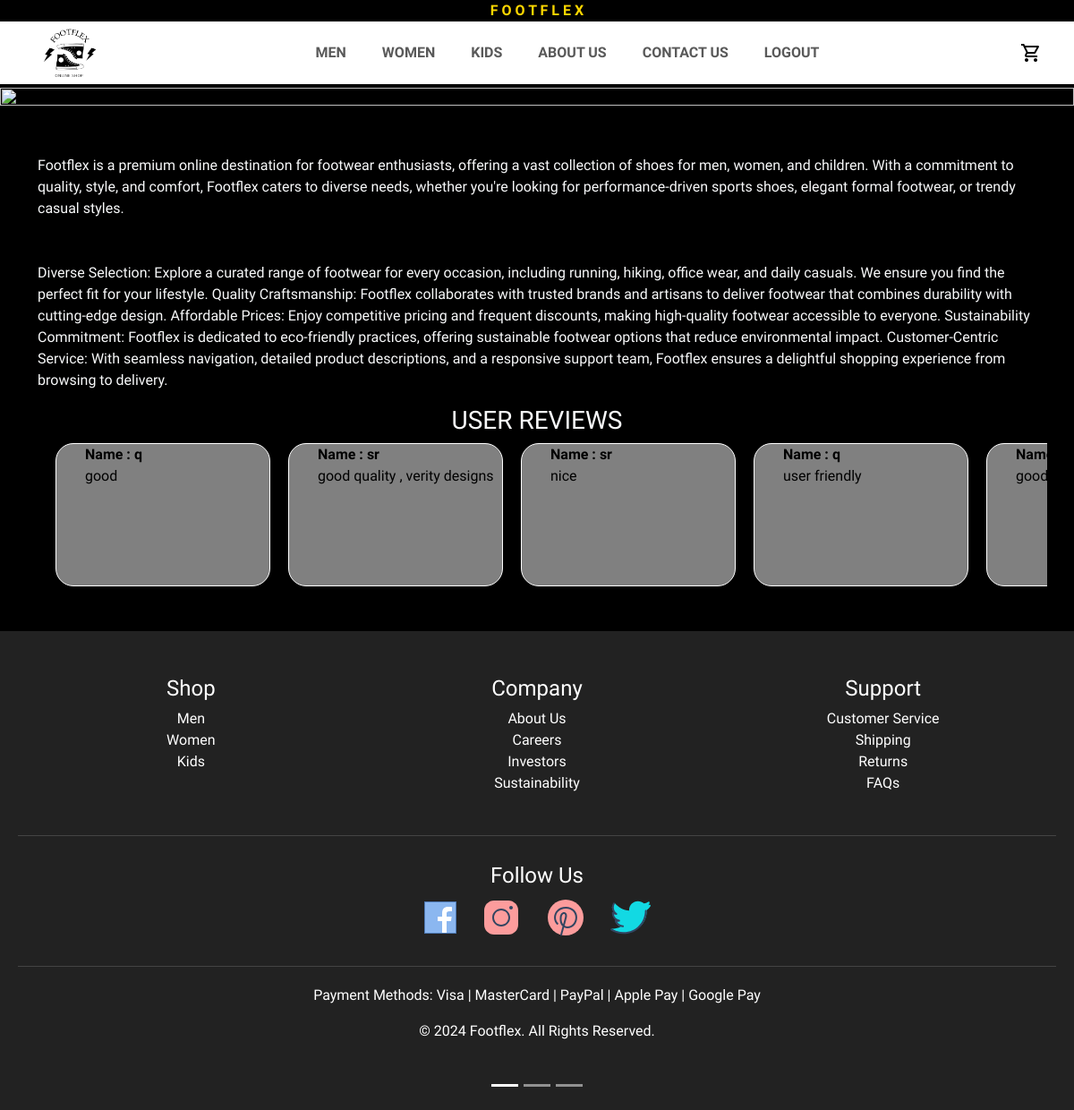
/aboutus (signed in), run on the app's committed database.
### app/models.py (models this page shows)
class Reviews(models.Model):
    user=models.ForeignKey(User,on_delete=models.CASCADE)
    review=models.TextField()

### app/views.py (the view)
# urls.py: path('aboutus',views.aboutus),
def aboutus(req):
    if 'user'in req.session:
        review=Reviews.objects.all()
        return render(req,'user/aboutus.html',{'reviews':review})
    else:
        return redirect(ff_login)

### templates/user/aboutus.html (shortened to what this page needs)
<!DOCTYPE html>
<html lang="en">
<head>
    {% load static %}
    <link href="https://cdn.jsdelivr.net/npm/bootstrap@5.3.3/dist/css/bootstrap.min.css" rel="stylesheet">
</head>
<body>
    <div class="div1"><b>F O O T F L E X</b></div>
    <nav class="navbar navbar-expand-lg mb-1">
        <div class="container-fluid">
            <a class="navbar-brand" href="user_home">
                <img src="{% static 'img/FOOTFLEX.png' %}" alt="" class="navlogo">
            </a>
            <div class="collapse navbar-collapse" id="mynavbar">
                <ul class="navbar-nav justify-content-center w-100">
                    <li class="nav-item">
                        <a class="nav-link navlink ms-4" href="mens"><b>MEN</b></a>
                    </li>
                    <li class="nav-item">
                        <a class="nav-link ms-4" href="women"><b>WOMEN</b></a>
                    </li>
                    <li class="nav-item">
                        <a class="nav-link ms-4" href="kids"><b>KIDS</b></a>
                    </li>
                    <li class="nav-item ms-4">
                        <a class="nav-link" href="aboutus"><b>ABOUT US</b></a>
                    </li>
                    <li class="nav-item ms-4">
                        <a class="nav-link" href="contactus"><b>CONTACT US</b></a>
                    </li>
                    <li class="nav-item ms-4">
                        <a class="nav-link" href="logout"><b>LOGOUT</b></a>
                    </li>
                </ul>
                <form class="d-flex">
                    <a href="../orders"><img src="{% static 'img/delivery_truck_speed_24dp_000000_FILL0_wght400_GRAD0_opsz24.svg' %}" alt="" class="me-4"></a>
                    <a href="view_cart"><img src="{% static 'img/shopping_cart_24dp_000000_FILL0_wght400_GRAD0_opsz24.svg' %}" alt="" class="me-4"></a>
                </form>
            </div>
        </div>
    </nav>
    <div id="demo" class="carousel slide" data-bs-ride="carousel">
        <div class="carousel-indicators">
            <button type="button" data-bs-target="#demo" data-bs-slide-to="0" class="active"></button>
            <button type="button" data-bs-target="#demo" data-bs-slide-to="1"></button>
            <button type="button" data-bs-target="#demo" data-bs-slide-to="2"></button>
        </div>
        <div class=" img-fluid"><img src="{%static 'img/story.png'%}" alt=""  style="width:100%; height: 100%;"></div>
        <div class="container text-light text-left mt-5">Footflex is a premium online destination for footwear enthusiasts, offering a vast collection of shoes for men, women, and children. With a commitment to quality, style, and comfort, Footflex caters to diverse needs, whether you're looking for performance-driven sports shoes, elegant formal footwear, or trendy casual styles.</div>
        <div class="container text-light mt-5"><p>Diverse Selection: Explore a curated range of footwear for every occasion, including running, hiking, office wear, and daily casuals. We ensure you find the perfect fit for your lifestyle.
            Quality Craftsmanship: Footflex collaborates with trusted brands and artisans to deliver footwear that combines durability with cutting-edge design.
            Affordable Prices: Enjoy competitive pricing and frequent discounts, making high-quality footwear accessible to everyone.
            Sustainability Commitment: Footflex is dedicated to eco-friendly practices, offering sustainable footwear options that reduce environmental impact.
            Customer-Centric Service: With seamless navigation, detailed product descriptions, and a responsive support team, Footflex ensures a delightful shopping experience from browsing to delivery.</p></div>
            <h3 class="text-center text-light">USER REVIEWS</h3>
            <div class="container rev">
            {%for review in reviews%}
            <div class="review-box">
                <ul>
                    <li><strong>Name : {{review.user.first_name}}</strong></li>
                    <li><p>{{review.review}}</p></li>
                </ul>
            </div>
            {%endfor%}
        </div>
    <footer style="background-color: #222; color: #fff; padding: 40px 20px; margin-top: 30px;">
        <div style="max-width: 1200px; margin: auto;">
            <div style="display: flex; justify-content: space-between; flex-wrap: wrap; border-bottom: 1px solid #444; padding-bottom: 20px; text-align: center;">
                <div style="flex: 1; margin: 10px;">
                    <h4>Shop</h4>
                    <ul style="list-style: none; padding: 0;">
                        <li><a href="#" style="color: #fff; text-decoration: none;">Men</a></li>
                        <li><a href="#" style="color: #fff; text-decoration: none;">Women</a></li>
                        <li><a href="#" style="color: #fff; text-decoration: none;">Kids</a></li>
                    </ul>
                </div>
                <div style="flex: 1; margin: 10px;">
                    <h4>Company</h4>
                    <ul style="list-style: none; padding: 0;">
                        <li><a href="#" style="color: #fff; text-decoration: none;">About Us</a></li>
                        <li><a href="#" style="color: #fff; text-decoration: none;">Careers</a></li>
                        <li><a href="#" style="color: #fff; text-decoration: none;">Investors</a></li>
                        <li><a href="#" style="color: #fff; text-decoration: none;">Sustainability</a></li>
                    </ul>
                </div>
                <div style="flex: 1; margin: 10px;">
                    <h4>Support</h4>
                    <ul style="list-style: none; padding: 0;">
                        <li><a href="#" style="color: #fff; text-decoration: none;">Customer Service</a></li>
                        <li><a href="#" style="color: #fff; text-decoration: none;">Shipping</a></li>
                        <li><a href="#" style="color: #fff; text-decoration: none;">Returns</a></li>
                        <li><a href="#" style="color: #fff; text-decoration: none;">FAQs</a></li>
                    </ul>
                </div>
            </div>
            <div style="display: flex; justify-content: space-between; flex-wrap: wrap; align-items: center; padding: 20px 0; border-bottom: 1px solid #444;">
                <div style="flex: 1; margin: 10px; text-align: center;">
                    <h4>Follow Us</h4>
                    <a href="#" style="color: #fff; text-decoration: none; margin: 0 10px;"><img src="{%static 'img/icons8-facebook.svg'%}" alt=""></a>
                    <a href="#" style="color: #fff; text-decoration: none; margin: 0 10px;"><img src="{%static 'img/icons8-instagram.svg'%}" alt=""></a>
                    <a href="#" style="color: #fff; text-decoration: none; margin: 0 10px;"><img src="{%static 'img/icons8-pinterest-logo.svg'%}" alt=""></a>
                    <a href="#" style="color: #fff; text-decoration: none; margin: 0 10px;"><img src="{%static 'img/icons8-twitter-logo.svg'%}" alt=""></a>
                </div>
            </div>
            <div style="text-align: center; padding: 20px 0;">
                <p>Payment Methods: Visa | MasterCard | PayPal | Apple Pay | Google Pay</p>
                <p>© 2024 Footflex. All Rights Reserved.</p>
            </div>
        </div>
    </footer>
</body>
</html>

### templates/user/aboutus.html (style rules this page uses)
body { background-color: rgb(0, 0, 0); font-family: "Exo 2", sans-serif; margin: 0; }
.navlogo { height: 70px; margin-left: 30px; }
.navbar { height: 70px; background-color: white; font-family: "Exo 2", sans-serif; margin: 0; padding: 0; }
.div1 { text-align: center; background-color: black; color: gold; font-family: "Exo 2", sans-serif; }
.review-box { min-width: 20vw; height:20vh; color:rgb(0, 0, 0); border:1px solid white; margin-left: 20px; border-radius: 20px; background-color: grey; margin-bottom: 20px; }
.review-box ul { list-style-type:none; }
.rev { display:flex; overflow-y: hidden; height: auto; }
.rev { display: flex; overflow-x: auto; overflow-y: hidden; height: auto; scrollbar-width: thin; scrollbar-color: gold black; }

### data on the page
Reviews: user.first_name "q", review "good"
Reviews: user.first_name "sr", review "good quality , verity designs"
Reviews: user.first_name "sr", review "nice"
Reviews: user.first_name "q", review "user friendly"
Reviews: review "good"
